Frame 1 (no input): blank canvas, image omitted
Frame 60 (no input): blank canvas, image omitted
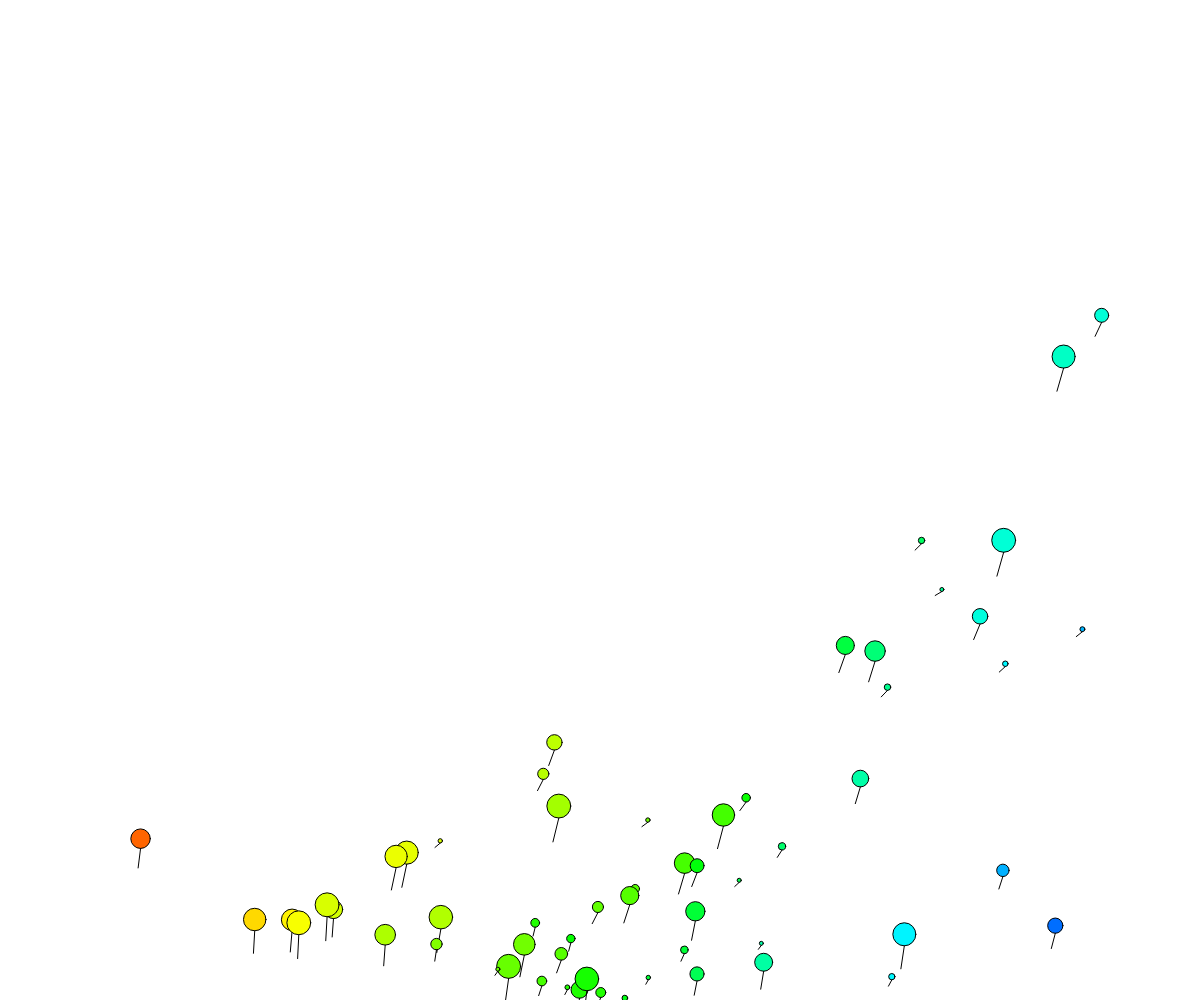
Frame 120 (the mouse pressed at the canvas centre since frame 60)

The p5.js sketch whose frames 1 and 60 were blank and that drew this single picture after the mouse press (run headless with seeded random() and noise() and a simulated clock; from frame 60 on, the mouse is pressed at the canvas centre):

// p5.js sketch
// ── sketch.js


 let balls = [];
let i =0;
function setup() {
  createCanvas(windowWidth, windowHeight); 
  
}

function draw() {
  background(255);
  
  for (let b of balls){
    b.update();
    b.display(); // 주석 추가 2023.10.10.
    //ball.bounceEdges();
    b.passEdges();
  }
  
  if (mouseIsPressed){
    balls.push(new Walker(i));
    i += 1;
  }
}
// ── Walker.js
class Walker {
  constructor(i) {
    this.pos = createVector(0 + map(noise(i),0,1,0,width), height -100);
    this.vel = createVector(map(noise(i),0,1,0,5) , map(noise(i),0,1,0,19));
    this.acc = createVector(0, -0.3);
    this.r = map(sin(i),-1,1,2,12);
    this.t = 0;
    this.lineX = mouseX; 
    this.c = map(noise(i),0,1,0,255);
  }

  update() {
    
    
    this.acc.add(sin(this.t) / 100 );
    this.vel.add(this.acc);
    this.vel.mult(0.99);
    this.pos.add(this.vel);

    this.t += 0.1;
  }
  
  passEdges() {
    if (this.pos.x >= width - this.r) {
      this.pos.x = this.r;
    } else if (this.pos.x <= this.r) {
      this.pos.x = width - this.r;
    }

    if (this.pos.y >= height - this.r) {
      this.pos.y = height -this.r;
      this.vel.y *= -1;
    } else if (this.pos.y <=   this.r) {
      this.pos.y =  this.r;
      this.vel.y *= -1;
    }
  }

  bounceEdges() {
    if (this.pos.x >= width - this.r) {
      
      this.pos.x = width - this.r;
      this.vel.x *= -1;
    } else if (this.pos.x <= this.r) {
      this.pos.x = this.r;
      this.vel.x *= -1;
    }

    if (this.pos.y >= height - this.r) {
      this.pos.y = height -this.r;
      this.vel.y *= -1;
    } else if (this.pos.y <=   this.r) {
      this.pos.y =  this.r;
      this.vel.y *= -1;
    }
  }

  display() {
    //noStroke();
    colorMode(HSB);
    fill(this.c, 100,100);
    ellipse(this.pos.x, this.pos.y, this.r * 2);
    line(this.pos.x,this.pos.y+this.r, this.pos.x - this.vel.x , this.pos.y + this.r * 3);
    
    
  }
}
